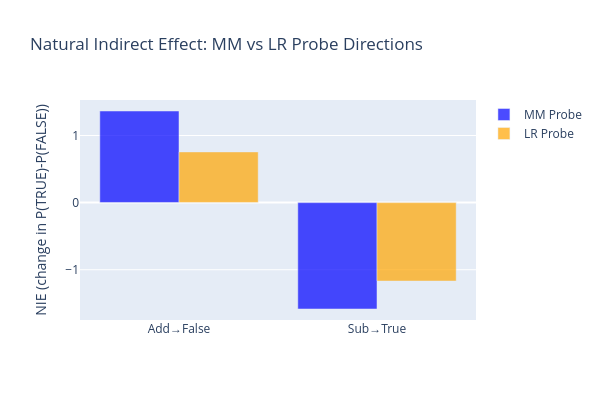

Write notebook code for a chart like this one.
### Markdown cell above
Fits and scales an LR direction on the same combined data, repeats the interventions, and compares MM/LR score changes labeled NIE. Each NIE subtracts the matching no-intervention mean from add-to-false or subtract-from-true scores; positive values shift toward TRUE and negative values toward FALSE. LR coefficients are applied directly to raw hidden states despite being learned in standardized coordinates, limiting interpretation of this comparison.

### Code cell
# Train LR probe on same data
lr_combined = LRProbe.from_data(combined_acts, combined_labels)
lr_direction = lr_combined.direction.detach()
lr_direction_hat = lr_direction / lr_direction.norm()
lr_proj_diff = ((true_mean - false_mean).float() @ lr_direction_hat).item()
lr_scaled_direction = lr_proj_diff * lr_direction_hat

# Run intervention for LR direction
lr_results = {}
for intervention_type in ["none", "add", "subtract"]:
    for subset in ["true", "false"]:
        mask = sp_eval_labels == (1 if subset == "true" else 0)
        subset_stmts = [s for s, m in zip(sp_eval_stmts, mask.tolist()) if m]
        p_diffs = intervention_experiment(
            subset_stmts,
            model,
            tokenizer,
            lr_scaled_direction,
            FEW_SHOT_PROMPT,
            TRUE_ID,
            FALSE_ID,
            intervene_layer_list,
            intervention=intervention_type,
        )
        lr_results[(intervention_type, subset)] = p_diffs.mean().item()

# Compute NIEs
mm_nie_false = results_intervention[("add", "false")] - results_intervention[("none", "false")]
mm_nie_true = results_intervention[("subtract", "true")] - results_intervention[("none", "true")]
lr_nie_false = lr_results[("add", "false")] - lr_results[("none", "false")]
lr_nie_true = lr_results[("subtract", "true")] - lr_results[("none", "true")]

nie_df = pd.DataFrame(
    {
        "Probe": ["MM", "MM", "LR", "LR"],
        "Intervention": ["Add to false", "Subtract from true", "Add to false", "Subtract from true"],
        "NIE": [f"{mm_nie_false:.4f}", f"{mm_nie_true:.4f}", f"{lr_nie_false:.4f}", f"{lr_nie_true:.4f}"],
    }
)
print("Natural Indirect Effects (NIE):")
display(nie_df)

# Side-by-side bar chart
fig = go.Figure()
fig.add_trace(
    go.Bar(
        name="MM Probe",
        x=["Add→False", "Sub→True"],
        y=[mm_nie_false, mm_nie_true],
        marker_color="blue",
        opacity=0.7,
    )
)
fig.add_trace(
    go.Bar(
        name="LR Probe",
        x=["Add→False", "Sub→True"],
        y=[lr_nie_false, lr_nie_true],
        marker_color="orange",
        opacity=0.7,
    )
)
fig.update_layout(
    title="Natural Indirect Effect: MM vs LR Probe Directions",
    yaxis_title="NIE (change in P(TRUE)-P(FALSE))",
    barmode="group",
    height=400,
    width=600,
)
fig.show()

### Figure 1 — Plotly figure (JSON) as saved in the notebook; plotly's stock layout.template omitted (floating-point values rounded to 4 significant figures)
{"data": [{"marker": {"color": "blue"}, "name": "MM Probe", "opacity": 0.7, "type": "bar", "x": ["Add→False", "Sub→True"], "y": [1.365, -1.585]}, {"marker": {"color": "orange"}, "name": "LR Probe", "opacity": 0.7, "type": "bar", "x": ["Add→False", "Sub→True"], "y": [0.7556, -1.169]}], "layout": {"barmode": "group", "height": 400, "title": {"text": "Natural Indirect Effect: MM vs LR Probe Directions"}, "width": 600, "yaxis": {"title": {"text": "NIE (change in P(TRUE)-P(FALSE))"}}}}
